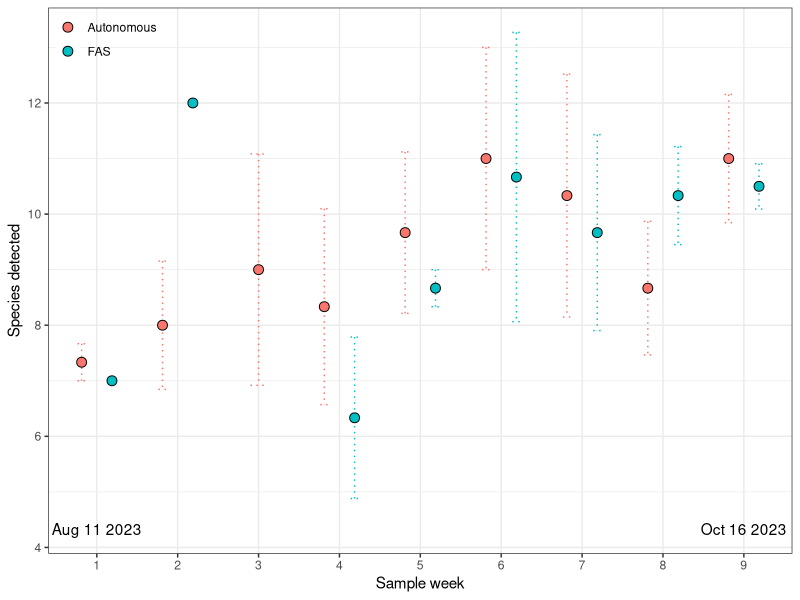
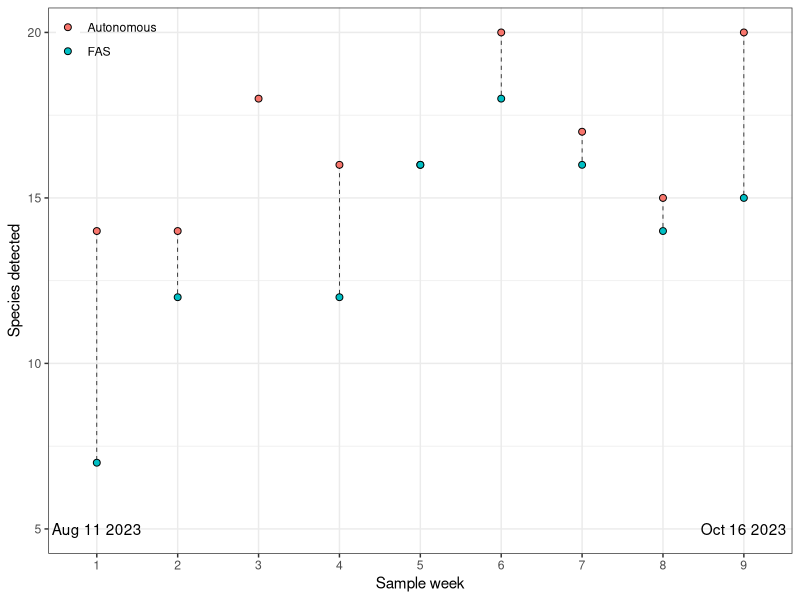

R code for these plots, in order:
## Plotting DOT comparison data -----

#load libraries ---
library(tidyverse)

#functions
substrRight <- function(x, n){
  substr(x, nchar(x)-n+1, nchar(x))
}

#load data --- 
dot_data_raw <- read.csv("data/12S_Taxonomy_Table_FilteredFinal_grouped.csv")

#format to long 
dot_df <- dot_data_raw%>%
          gather(key = "Sampler",val="reads",3:48)%>%
          mutate(type=ifelse(grepl("DOT",Sampler),"Autonomous","FAS"),
                 week=substrRight(Sampler,1),
                 rep=case_when(grepl("1003",Sampler)~1,
                               grepl("1004",Sampler)~2,
                               grepl("1005",Sampler)~3,
                               grepl("SR1",Sampler)~1,
                               grepl("SR2",Sampler)~2,
                               grepl("SR3",Sampler)~3,
                               TRUE ~ NA)) #only a catch if it didn't work: sum(is.na(dot_df$rep)) == 0
                             

dot_df_week_rich <- dot_df%>%
                    filter(reads>0)%>%
                    group_by(type,week,rep)%>%
                    summarize(nspecies=length(unique(Sp)))%>%
                    ungroup()%>%
                    group_by(type,week)%>%
                    summarize(mn=mean(nspecies),
                              sd=sd(nspecies))%>%
                    ungroup()%>%
                    mutate(se=sd/sqrt(3),
                           se=ifelse(week>3 & type == "SR",sd,se))%>%
                    data.frame()
  

p1 <- ggplot(data=dot_df_week_rich,aes(x=week,y=mn))+
  geom_errorbar(aes(ymin=mn-se,ymax=mn+se,group=type,col=type),
                linetype = "dotted",
                position=position_dodge(width=0.75),
                width=0.2,show.legend = FALSE)+
  geom_point(position=position_dodge(width=0.75),size=3,aes(group=type,fill=type),pch=21,col="black")+
  geom_text(data=data.frame(week = c(1,9),
                            mn = rep(range(dot_df_week_rich$mn)[1]-2,2), 
                            label = c("Aug 11 2023","Oct 16 2023")),aes(label=label))+
  theme_bw()+
  labs(x="Sample week",y="Species detected",fill="")+
  theme(legend.position = c(0, 1),  # Position legend in the top left
        legend.justification = c(0, 1),
        legend.background = element_blank(),
        legend.title = element_blank())

ggsave("figures/AverageSpeciesRichness.png",p1,width=7.5,height=4.5,units="in",dpi=300)


dot_df_week_rich_total <- dot_df%>%
  filter(reads>0)%>%
  group_by(type,week)%>%
  summarize(nspecies=length(unique(Sp)))%>%
  ungroup()%>%
  data.frame()


p2 <- ggplot(data=dot_df_week_rich_total,aes(x=week,y=nspecies))+
  geom_path(lwd=0.25,aes(group=week),lty=2,show.legend = FALSE)+
  geom_point(size=2,aes(group=type,fill=type),pch=21,col="black")+
  geom_text(data=data.frame(week = c(1,9),
                            nspecies = rep(range(dot_df_week_rich_total$nspecies)[1]-2,2), 
                            label = c("Aug 11 2023","Oct 16 2023")),aes(label=label))+
  theme_bw()+
  labs(x="Sample week",y="Species detected",fill="")+
  theme(legend.position = c(0, 1),  # Position legend in the top left
        legend.justification = c(0, 1),
        legend.background = element_blank(),
        legend.title = element_blank())

ggsave("figures/TotalRichness_Comparison.png",p2,width=7.5,height=4.5,units="in",dpi=300)
